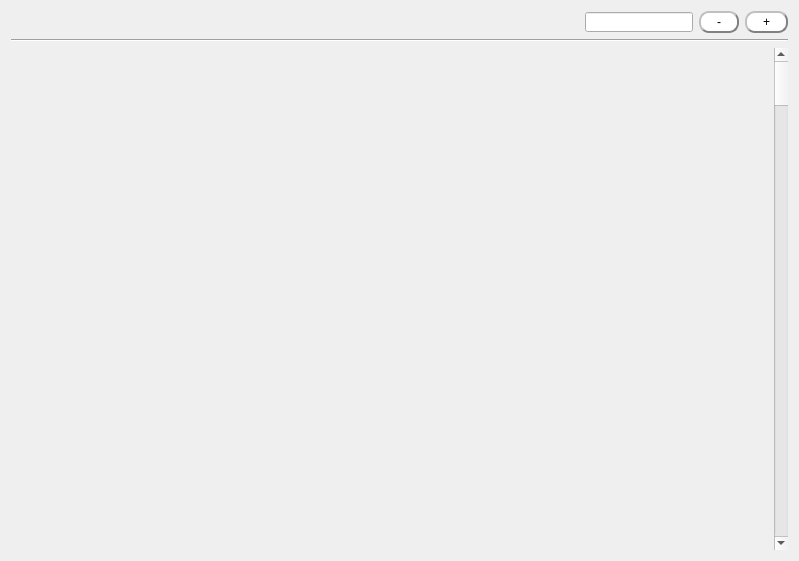
<?xml version="1.0" encoding="UTF-8"?>
<ui version="4.0">
 <class>sci_pdf_widget</class>
 <widget class="QWidget" name="sci_pdf_widget">
  <property name="geometry">
   <rect>
    <x>0</x>
    <y>0</y>
    <width>799</width>
    <height>561</height>
   </rect>
  </property>
  <property name="windowTitle">
   <string>Form</string>
  </property>
  <layout class="QHBoxLayout" name="horizontalLayout_3">
   <item>
    <layout class="QVBoxLayout" name="verticalLayout">
     <item>
      <layout class="QHBoxLayout" name="Layout_pdf_settings" stretch="1,0,0,0">
       <item>
        <spacer name="horizontalSpacer_2">
         <property name="orientation">
          <enum>Qt::Horizontal</enum>
         </property>
         <property name="sizeHint" stdset="0">
          <size>
           <width>40</width>
           <height>20</height>
          </size>
         </property>
        </spacer>
       </item>
       <item>
        <widget class="QLineEdit" name="lineEdit_scale_ratio">
         <property name="maximumSize">
          <size>
           <width>16777215</width>
           <height>20</height>
          </size>
         </property>
        </widget>
       </item>
       <item>
        <widget class="QPushButton" name="pushButton_shrink_pdf">
         <property name="sizePolicy">
          <sizepolicy hsizetype="Fixed" vsizetype="Fixed">
           <horstretch>0</horstretch>
           <verstretch>0</verstretch>
          </sizepolicy>
         </property>
         <property name="styleSheet">
          <string notr="true">QPushButton{padding:2px 16px; background-color:white; color:black; border-radius:10px; border:2px groove gray; border-style:outset;}
QPushButton:hover{background-color:black; color: white;}
QPushButton:pressed{background-color:rgb(133, 133, 133); border-style: inset; }</string>
         </property>
         <property name="text">
          <string>-</string>
         </property>
        </widget>
       </item>
       <item>
        <widget class="QPushButton" name="pushButton_enlarge_pdf">
         <property name="sizePolicy">
          <sizepolicy hsizetype="Fixed" vsizetype="Fixed">
           <horstretch>0</horstretch>
           <verstretch>0</verstretch>
          </sizepolicy>
         </property>
         <property name="styleSheet">
          <string notr="true">QPushButton{padding:2px 16px; background-color:white; color:black; border-radius:10px; border:2px groove gray; border-style:outset;}
QPushButton:hover{background-color:black; color: white;}
QPushButton:pressed{background-color:rgb(133, 133, 133); border-style: inset; } </string>
         </property>
         <property name="text">
          <string>+</string>
         </property>
        </widget>
       </item>
      </layout>
     </item>
     <item>
      <widget class="Line" name="line">
       <property name="orientation">
        <enum>Qt::Horizontal</enum>
       </property>
      </widget>
     </item>
     <item>
      <layout class="QHBoxLayout" name="Layout_pdf_display" stretch="1,0">
       <item>
        <widget class="sci_pdf_canvas" name="pdf_canvas" native="true">
         <property name="sizePolicy">
          <sizepolicy hsizetype="Expanding" vsizetype="Expanding">
           <horstretch>0</horstretch>
           <verstretch>0</verstretch>
          </sizepolicy>
         </property>
        </widget>
       </item>
       <item>
        <widget class="QScrollBar" name="verticalScrollBar">
         <property name="orientation">
          <enum>Qt::Vertical</enum>
         </property>
        </widget>
       </item>
      </layout>
     </item>
    </layout>
   </item>
  </layout>
 </widget>
 <customwidgets>
  <customwidget>
   <class>sci_pdf_canvas</class>
   <extends>QWidget</extends>
   <header location="global">scigui/pdf_paper/sci_pdf_canvas.h</header>
   <container>1</container>
  </customwidget>
 </customwidgets>
 <resources/>
 <connections/>
</ui>
